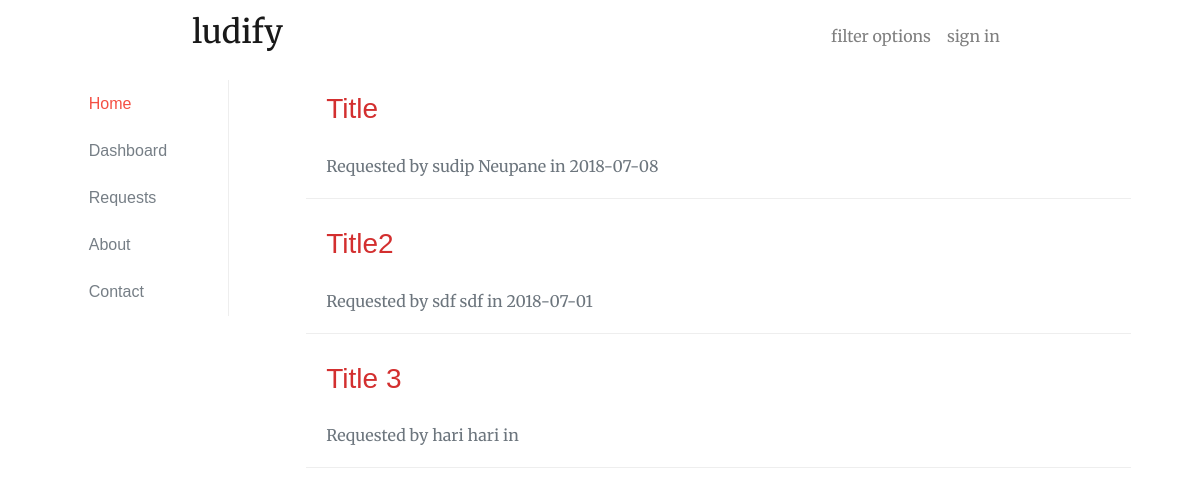
Screenshot of /request.php with the database file from the repository.
### tables this page shows
CREATE TABLE `requests` (
  `request_id` int(11) NOT NULL,
  `user_id` int(11) DEFAULT NULL,
  `request_body` text,
  `date_of_request` date DEFAULT NULL,
  `request_title` text
);

CREATE TABLE `users` (
  `user_id` int(11) NOT NULL,
  `first_name` varchar(50) NOT NULL,
  `last_name` varchar(50) NOT NULL,
  `email` varchar(100) NOT NULL,
  `password` varchar(100) NOT NULL,
  `hash` varchar(32) NOT NULL,
  `active` tinyint(1) NOT NULL,
  `loggedin` int(11) NOT NULL,
  `avatar` varchar(600) NOT NULL,
  `username` varchar(500) NOT NULL,
  `dob` date NOT NULL,
  `gender` varchar(200) NOT NULL,
  `contact` bigint(10) NOT NULL,
  `role_id` int(11) DEFAULT NULL
);

### database/get_username.php (called while the page is built)
<?php
function GetUsername($conn, $user_id){
	$query = "SELECT * FROM users WHERE user_id = $user_id";
	$result = mysqli_query($conn, $query);
	$row = mysqli_fetch_assoc($result);
	$name =  $row['first_name']." ".$row['last_name'];
	return $name;
}
?>

### request.php (the view, shortened to what this page needs)
<?php include 'partial_upper.php'; ?>
<?php include 'database/get_username.php';
?>
<?php include'partial_sidebar.php'; ?>
		<div class="col-md-9 container main-content">
		<?php
			$result = mysqli_query($conn,"select * from requests order by date_of_request desc");
			while($row = mysqli_fetch_assoc($result)){
		?>
				<div class="card main-list">
					<div class="card-header">
						<h3><a href="view_request.php?request_id=<?=$row['request_id'] ?>"> <?=$row['request_title'] ?> </a></h3>
					</div>
					<div class="card-body card-meta text-muted">
						Requested by <?=GETUSERNAME($conn,$row['user_id'])?> in <?=$row['date_of_request']?>
					</div>
				</div>
		<?php
			}
		?>
		</div>
	</div>
</div>
<?php include 'partial_lower.php'; ?>

### partial_upper.php (shortened to what this page needs)
<!DOCTYPE html>
<html>
<?php include 'partial_head.php' ?>
<body>
<div class="container col-sm-12 col-md-12">
<?php include'partial_nav.php'; ?>

### partial_head.php (shortened to what this page needs)
<head>
	<link rel="stylesheet" href="https://maxcdn.bootstrapcdn.com/font-awesome/latest/css/font-awesome.min.css" />
	<link rel="stylesheet" type="text/css" href="assets/css/bootstrap.min.css">
	<link rel="stylesheet" type="text/css" href="assets/css/custom.css">
</head>

### partial_nav.php (shortened to what this page needs)
<div class="container col-md-9">
	<nav class="navbar navbar-light navbar-expand-lg">
	  	<a class="navbar-brand" href="."><h2>ludify</h2></a>
		<div class="collapse navbar-collapse" id="navbarSupportedContent">
			<ul class="nav navbar-nav ml-auto">
				<li class="nav-item">
					<a id="filter-toggle" class="nav-link" href="#"> filter options </a>
				</li>
				<?php
					if(!isset($_SESSION['user_id'])){
				?>
				<li class="nav-item">
					<a class="nav-link" href="login.php"> sign in </a>
				</li>
				<?php
					}
					else{
				?>
					<a class="nav-link" href="profile.php"> Profile</a>
					<a class="nav-link" href="database/logout.php"> LogOut</a>
				<?php }
				?>
			</ul>
		</div>
	</nav>
</div>

### partial_sidebar.php
<div class="container">
	<div class="row">
		<div class="col-md-2 container">
			<div class="card sidebar sidebar-left">
				<ul class="list-group-flush" style="padding:0; margin-bottom: 0;">
					<a href="index.php" class="list-group-item text-muted" id="home">Home</a>
					<a href="#" class="list-group-item text-muted" id="dashboard" >Dashboard</a>
					<a href="request.php" class="list-group-item text-muted" id="request">Requests</a>
					<a href="#" class="list-group-item text-muted" id="about">About</a>
					<a href="#" class="list-group-item text-muted" id="contact">Contact</a>
				</ul>
			</div>
		</div>

### partial_lower.php (shortened to what this page needs)
</div>
</body>
</html>

### assets/css/custom.css (style rules this page uses)
* { font-family: 'Merriweather', 'Times New Roman', serif; }
a { color:#D32F2F; }
.navbar { margin-bottom: 8px; }
.card { border-radius: 0; margin-bottom: 16px; }
.main-list { border:none; border-bottom: 1px solid #eee; }
.sidebar-left { border: none; border-right:1px solid #eee; }
.sidebar a { color:#F44336; opacity: 0.93; }
.sidebar .list-group-item { font-family: 'Merriweather Sans', sans-serif; border: none; }
.card-header { background-color: transparent; border: none; font-family: 'Merriweather Sans', sans-serif; padding-bottom: 0; }
.card-header a { color:#D32F2F; font-family: 'Merriweather Sans', sans-serif; }

### rows the page displays
requests: request_title "Title", user.last_name "sudip Neupane", date_of_request "2018-07-08"
requests: request_title "Title2", user.last_name "sdf sdf", date_of_request "2018-07-01"
requests: request_title "Title 3", user.last_name "hari hari"
